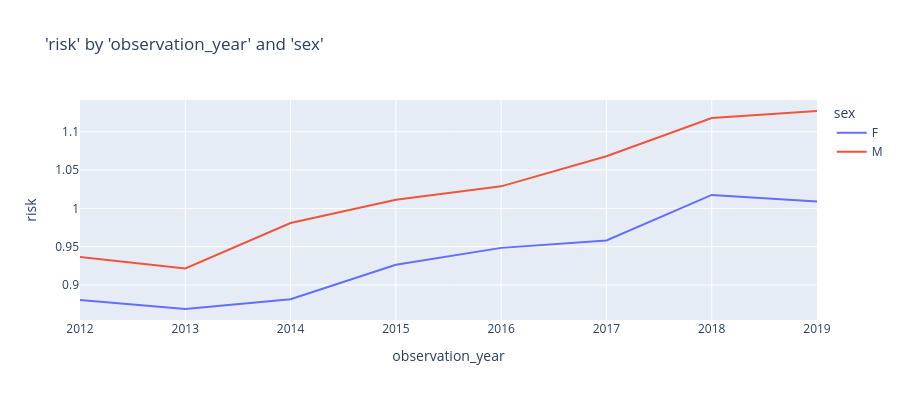

This figure's notebook cell:
### Code cell
charters.chart(
    df=grouped_df,
    x_axis="observation_year",
    y_axis="risk",
    color="sex",
    type="line",
    numerator="death_claim_amount",
    denominator="amount_exposed",
)

### Figure 1 — Plotly figure (JSON) as saved in the notebook; plotly's stock layout.template omitted (floating-point values rounded to 4 significant figures)
{"data": [{"hovertemplate": "sex=F<br>observation_year=%{x}<br>risk=%{y}<extra></extra>", "legendgroup": "F", "line": {"color": "#636efa", "dash": "solid"}, "marker": {"symbol": "circle"}, "mode": "lines", "name": "F", "orientation": "v", "showlegend": true, "type": "scatter", "x": [2012, 2013, 2014, 2015, 2016, 2017, 2018, 2019], "xaxis": "x", "y": [0.8805, 0.8687, 0.8816, 0.9264, 0.9485, 0.9582, 1.018, 1.009], "yaxis": "y"}, {"hovertemplate": "sex=M<br>observation_year=%{x}<br>risk=%{y}<extra></extra>", "legendgroup": "M", "line": {"color": "#EF553B", "dash": "solid"}, "marker": {"symbol": "circle"}, "mode": "lines", "name": "M", "orientation": "v", "showlegend": true, "type": "scatter", "x": [2012, 2013, 2014, 2015, 2016, 2017, 2018, 2019], "xaxis": "x", "y": [0.9366, 0.9217, 0.981, 1.011, 1.029, 1.068, 1.118, 1.127], "yaxis": "y"}], "layout": {"height": 400, "legend": {"title": {"text": "sex"}, "tracegroupgap": 0}, "title": {"text": "'risk' by 'observation_year' and 'sex'"}, "xaxis": {"anchor": "y", "domain": [0, 1], "title": {"text": "observation_year"}}, "yaxis": {"anchor": "x", "domain": [0, 1], "title": {"text": "risk"}, "type": "-"}}}
